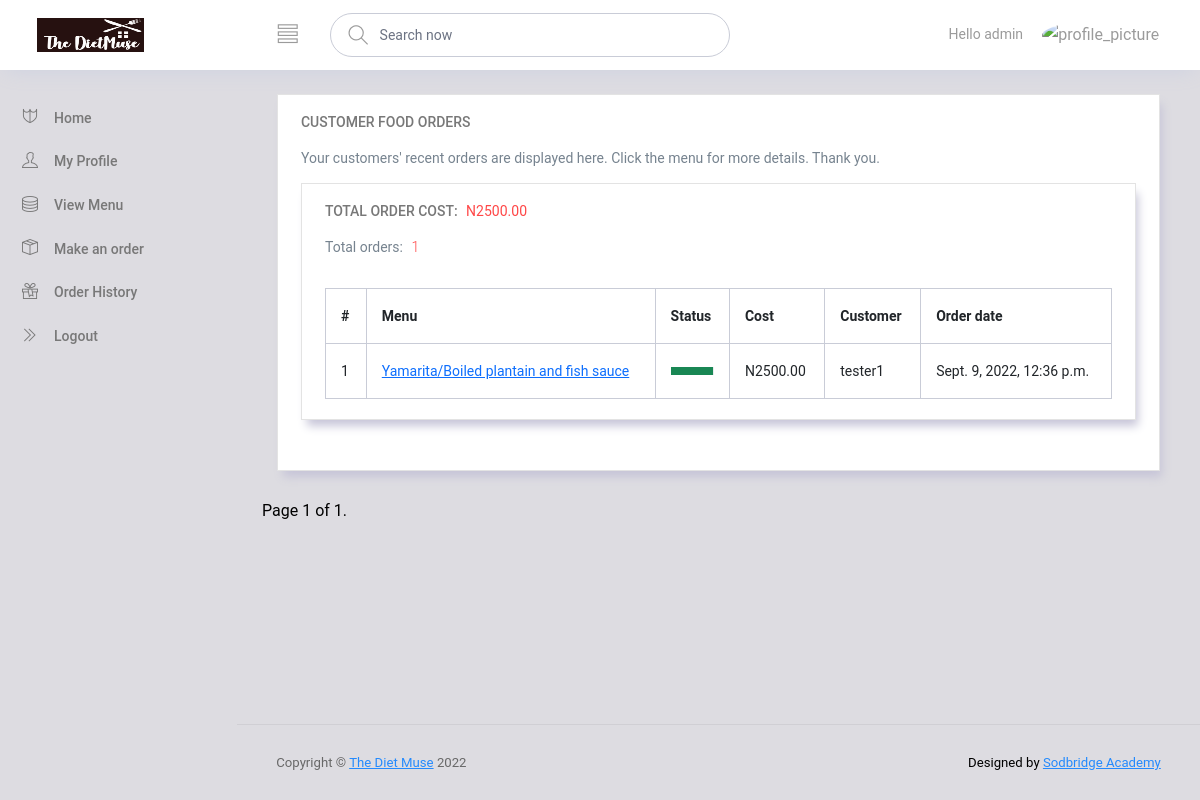
The page /customer-orders/ (signed in) on the database as committed earlier.
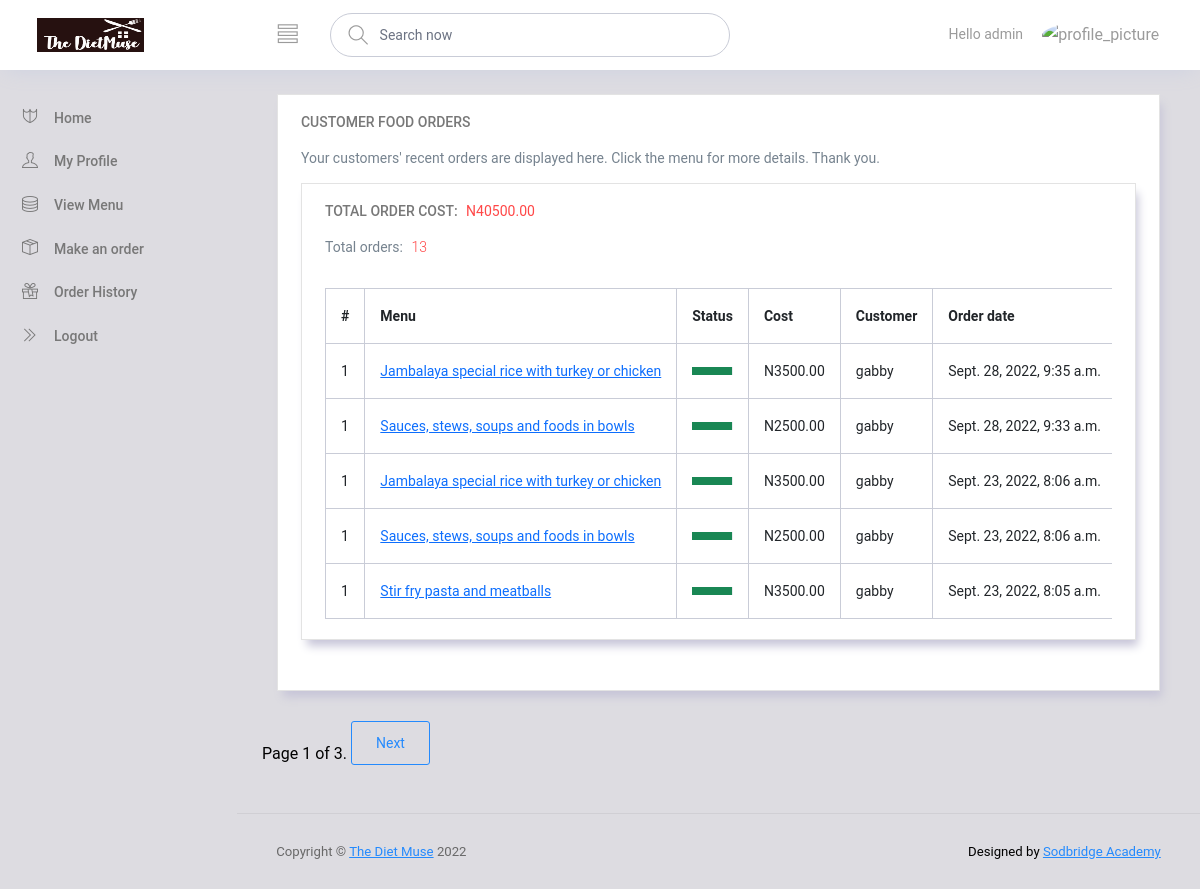
The same page on the database as committed later.
### app/models.py (models this page shows, shortened)
class FoodOrder(models.Model):
    menu = models.ForeignKey(Food, related_name='my_food_order', on_delete=models.CASCADE)
    date_needed = models.DateField(help_text=u'Day you need this order')
    no_of_plates = models.CharField(max_length=100)
    message = models.TextField(blank=True)
    user = models.ForeignKey(User, related_name='users', on_delete=models.CASCADE, null=True)
    delivery_address = models.TextField(default='Ondo')
    order_status = models.CharField(max_length=50, choices=order_delivery_status, blank=True, default='Received')
    payment_status = models.CharField(max_length=50, choices=order_payment_status, blank=True, default='Pending')
    total_cost = models.DecimalField(max_digits=10, null=True, decimal_places=2)
    order_id = models.CharField(max_length=20, blank=True, default='no order id yet')
    date_created = models.DateTimeField(auto_now=True)
    class Meta:
        ordering = ('-date_created',)

class Food(models.Model):
    name = models.CharField(max_length=200, db_index=True)
    slug = models.SlugField(max_length=200, db_index=True)
    category = models.ForeignKey(Category, related_name='categories', null=True, on_delete=models.CASCADE)
    image = models.ImageField(upload_to='food-menu/',blank=True)
    day = models.CharField(max_length=20, choices=week_choices, default='Munchy Monday')
    description = models.TextField(blank=True)
    return_policy = models.TextField(blank=True, null=True,)
    price = models.DecimalField(max_digits=10, null=True, decimal_places=2)
    available = models.BooleanField(default=True)
    created = models.DateTimeField(auto_now_add=True)
    updated = models.DateTimeField(auto_now=True)
    class Meta:
        index_together = (('id', 'slug'),)
    def __str__(self):
        return self.name

### accounts/views.py (the view)
# urls.py: path('customer-orders/',view_orders, name='view-orders'),
@login_required
def view_orders(request):
	customer_orders = FoodOrder.objects.all()
	total_customer_orders = customer_orders.count()
	init_order_cost = 0
	for p in customer_orders:
		total_costs = p.menu.price
		init_order_cost += total_costs
	total_customer_order_costs = init_order_cost
	page = request.GET.get('page')
	paginator = Paginator(customer_orders, 5)
	try:
		customer_orders = paginator.page(page)
	except PageNotAnInteger:
		customer_orders = paginator.page(1) #If page is not an integer deliver the first page
	except EmptyPage:
		customer_orders = paginator.page(paginator.num_pages)
	context = {'customer_orders':customer_orders, 'total_customer_orders':total_customer_orders, \
	'total_customer_order_costs':total_customer_order_costs}
	return render(request, 'view_orders.html', context)

### accounts/templates/view_orders.html
{% extends 'layout.html' %}
{% load static %}
{% load crispy_forms_tags %}
{% block content %}
  <div class="col-12 grid-margin">
    <div class="card">
      <div class="card-body">
        <h4 class="card-title">CUSTOMER FOOD ORDERS</h4>
        <form class="form-sample">
          <p class="card-description">
            Your customers' recent orders are displayed here. Click the menu for more details. Thank you.
          </p>
          <div class="row">
            <div class="col-lg-12 grid-margin stretch-card">
              <div class="card">
                <div class="card-body">
                  <h4 class="card-title">Total Order Cost:  <code><b>N{{ total_customer_order_costs }}</b></code></h4>
                  <p class="card-description">
                    Total orders: <code>{{ total_customer_orders }}</code>
                  </p>
                  <div class="table-responsive pt-3">
                    <table class="table table-bordered">
                      <thead>
                        <tr>
                          <th>
                            #
                          </th>
                          <th>
                            Menu
                          </th>
                          <th>
                            Status
                          </th>
                          <th>
                            Cost
                          </th>
                          <th>
                            Customer
                          </th>
                          <th>
                            Order date
                          </th>
                        </tr>
                      </thead>
                      <tbody>
                        {% for history in customer_orders %}
                        <tr>
                          <td>
                            1
                          </td>
                          <td>
                            <a href="{% url 'order-detail' history.pk %}">{{ history.menu }}</a>
                          </td>
                          <td>
                            <div class="progress">
                              <div class="progress-bar bg-success" role="progressbar" style="width: 99%" aria-valuenow="25" aria-valuemin="0" aria-valuemax="100"></div>
                            </div>
                          </td>
                          <td>
                            N{{ history.menu.price }}
                          </td>
                          <td>
                            {{ history.user }}
                          </td>
                          <td>
                            {{ history.date_created }}
                          </td>
                        </tr>
                        {% endfor %}
                      </tbody>
                    </table>
                  </div>
                </div>
              </div>
            </div>
          </div>
        </form>
      </div>
    </div>
  </div>
{% endblock content %}

Rows that differ between the two databases and show on the page:
no longer on this page (row unchanged): FoodOrder: menu "Yamarita/Boiled plantain and fish sauce", menu.price "2500.00", user "tester1", date_created "Sept. 9, 2022, 12:36 p.m."
added FoodOrder: menu "Jambalaya special rice with turkey or chicken", menu.price "3500.00", user "gabby", date_created "Sept. 28, 2022, 9:35 a.m."
added FoodOrder: menu "Sauces, stews, soups and foods in bowls", menu.price "2500.00", user "gabby", date_created "Sept. 28, 2022, 9:33 a.m."
added FoodOrder: menu "Jambalaya special rice with turkey or chicken", menu.price "3500.00", user "gabby", date_created "Sept. 23, 2022, 8:06 a.m."
added FoodOrder: menu "Sauces, stews, soups and foods in bowls", menu.price "2500.00", user "gabby", date_created "Sept. 23, 2022, 8:06 a.m."
added FoodOrder: menu "Stir fry pasta and meatballs", menu.price "3500.00", user "gabby", date_created "Sept. 23, 2022, 8:05 a.m."
Other text that changed with them:
{{ total_customer_order_costs }}: "2500.00" → "40500.00"
{{ total_customer_orders }}: "1" → "13"
{{ page.paginator.num_pages }}: "1" → "3"
text now shown: "Next"
